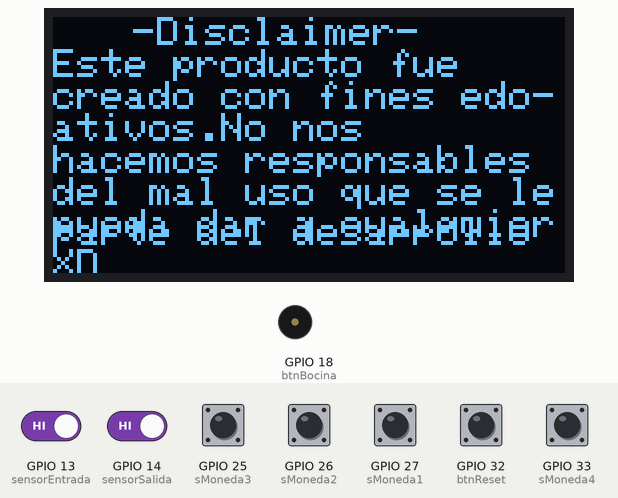
A program run on a simulated ESP32. On the bench: 128×64 one-colour display, buzzer (waves = sounding, pin HIGH). The inputs (shaded band) are chosen by the test bench; at power-on: GPIO 13 (sensorEntrada), GPIO 14 (sensorSalida), GPIO 25 (sMoneda3), GPIO 26 (sMoneda2), GPIO 27 (sMoneda1), GPIO 33 (sMoneda4) HIGH, GPIO 32 (btnReset) LOW. The display library's start-up logo is not drawn; random numbers use the default seed unless the program sets one; what the program prints to the serial monitor is not drawn.

Above: at 2.1 s.
At 11.3 s:
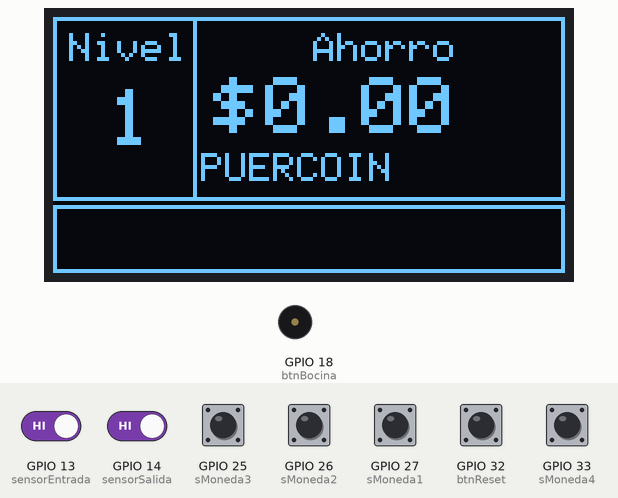
11.4 s: GPIO 32 (btnReset) pulled HIGH for 0.15 s
At 11.43 s:
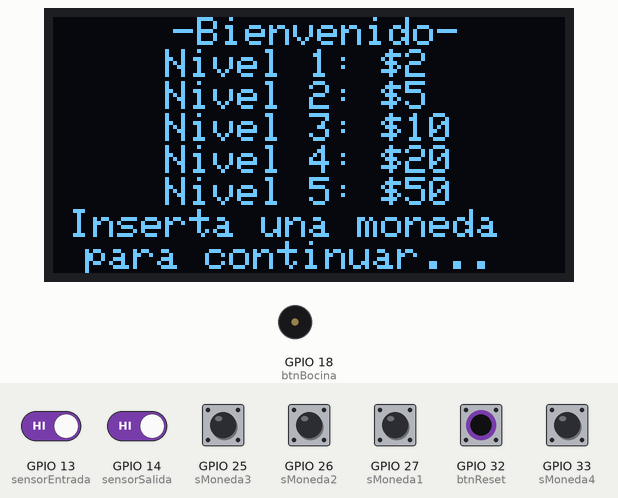
13.0 s: GPIO 13 (sensorEntrada) driven LOW
14.9 s: GPIO 14 (sensorSalida) driven LOW
At 15.2 s:
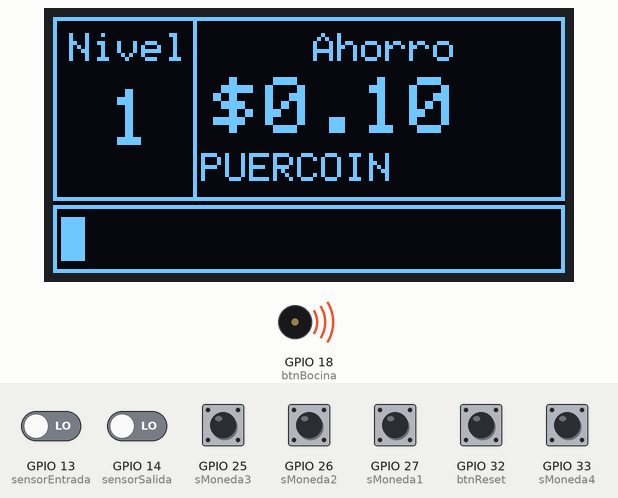
16.4 s: GPIO 32 (btnReset) pulled HIGH for 1 s
At 17.5 s:
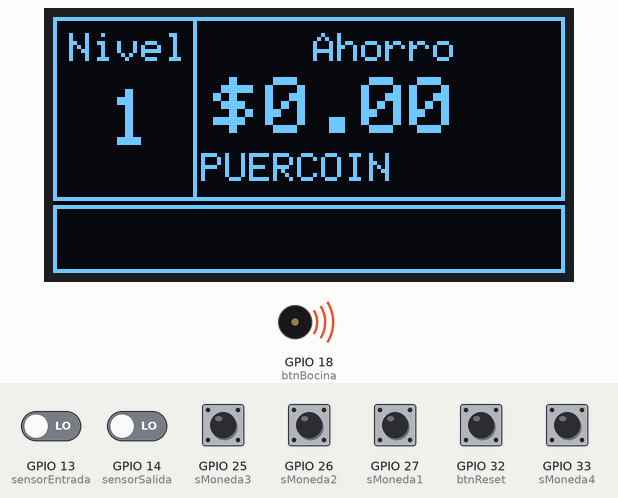
Timing chart, 0 to 19.4 s (numbered marks = the images above; inputs shaded):
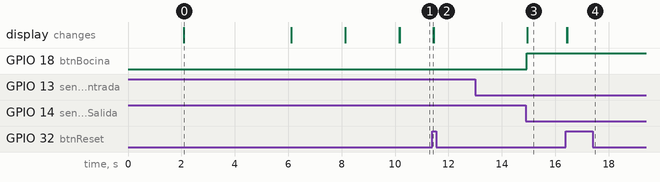

The program:

main.cpp
```cpp
#include <Arduino.h>
#include <Arduino.h>
#include <SPI.h>
#include <Wire.h>
#include <Adafruit_GFX.h>
#include <Adafruit_SSD1306.h>


#define SCREEN_WIDTH 128 // OLED display width, in pixels
#define SCREEN_HEIGHT 64 // OLED display height, in pixels

// Declaration for an SSD1306 display connected to I2C (SDA, SCL pins)
// The pins for I2C are defined by the Wire-library.
// On an arduino UNO:       A4(SDA), A5(SCL)
// On an arduino MEGA 2560: 20(SDA), 21(SCL)
// On an arduino LEONARDO:   2(SDA),  3(SCL), ...
#define OLED_RESET     -1 // Reset pin # (or -1 if sharing Arduino reset pin)
#define SCREEN_ADDRESS 0x3C ///< See datasheet for Address; 0x3D for 128x64, 0x3C for 128x32
Adafruit_SSD1306 display(SCREEN_WIDTH, SCREEN_HEIGHT, &Wire, OLED_RESET);

#define NUMFLAKES     10 // Number of snowflakes in the animation example

#define LOGO_HEIGHT   16
#define LOGO_WIDTH    16

#define XPOS   0 // Indexes into the 'icons' array in function below
#define YPOS   1
#define DELTAY 2

const unsigned char PROGMEM logo_bmp[] =
{ 0b00000000, 0b11000000,
  0b00000001, 0b11000000,
  0b00000001, 0b11000000,
  0b00000011, 0b11100000,
  0b11110011, 0b11100000,
  0b11111110, 0b11111000,
  0b01111110, 0b11111111,
  0b00110011, 0b10011111,
  0b00011111, 0b11111100,
  0b00001101, 0b01110000,
  0b00011011, 0b10100000,
  0b00111111, 0b11100000,
  0b00111111, 0b11110000,
  0b01111100, 0b11110000,
  0b01110000, 0b01110000,
  0b00000000, 0b00110000 };


void writeDisclaimer(void){
  display.setTextSize(1); //Draw 2X-scale text
  display.setTextColor(SSD1306_WHITE);
  display.setCursor(20,0);
  display.println("-Disclaimer-");

  display.setCursor(0,8);
  display.println("Este producto fue ");
  display.setCursor(0, 16);
  display.println("creado con fines edo-");
  display.setCursor(0, 24);
  display.println("ativos.No nos");
  display.setCursor(0, 32);
  display.println("hacemos responsables");
  display.setCursor(0, 40);
  display.println("del mal uso que se le");
  display.setCursor(0, 48);
  display.println("pueda dar a cualquier");
  display.setCursor(0, 50);
  display.println("parte del desarrollo XD");

  display.display();
  delay (4000);

  display.clearDisplay();
  display.setTextSize(1); // Draw 2X-scale text
  display.setTextColor (SSD1306_WHITE);

  display.setCursor(0, 8);
  display.println("Cualquier parecido");
  display.setCursor (0, 16);
  display.println("con algun personaje");
  display.setCursor(0, 24);
  display.println("ficticio es mera");
  display.setCursor (0, 32);
  display.println("coincidencia. =)");
  display.setCursor(0, 48);
  display.println("att: XD");

  display.display();
  delay (2000);
}

const unsigned char puercoin [] PROGMEM = {
	0x00, 0x00, 0x00, 0x00, 0x00, 0x00, 0x00, 0x00, 0x00, 0x00, 0x00, 0x00, 0x00, 0x00, 0x00, 0x00,
	0x00, 0x00, 0x00, 0x00, 0x00, 0x00, 0x00, 0x00, 0x00, 0x00, 0x00, 0x00, 0x00, 0x00, 0x00, 0x00,
	0x00, 0x00, 0x00, 0x00, 0x00, 0x00, 0x00, 0x00, 0x00, 0x00, 0x00, 0x00, 0x00, 0x00, 0x00, 0x00,
	0x00, 0x00, 0x00, 0x00, 0x00, 0x00, 0x00, 0x00, 0x00, 0x00, 0x00, 0x00, 0x00, 0x00, 0x00, 0x00,
	0x00, 0x00, 0x00, 0x00, 0x00, 0x00, 0x00, 0x00, 0x00, 0x00, 0x00, 0x00, 0x00, 0x00, 0x00, 0x00,
	0x00, 0x00, 0x00, 0x00, 0x00, 0x00, 0x00, 0x00, 0x00, 0x00, 0x00, 0x00, 0x00, 0x00, 0x00, 0x00,
	0x00, 0x00, 0x00, 0x00, 0x00, 0x00, 0x00, 0x00, 0x00, 0x00, 0x00, 0x00, 0x00, 0x00, 0x00, 0x00,
	0x00, 0x00, 0x00, 0x00, 0x00, 0x00, 0x00, 0x00, 0x00, 0x00, 0x00, 0x00, 0x00, 0x00, 0x00, 0x00,
	0x00, 0x00, 0x00, 0x00, 0x00, 0x00, 0x00, 0x00, 0x00, 0x00, 0x00, 0x00, 0x00, 0x00, 0x00, 0x00,
	0x01, 0xff, 0xf0, 0x00, 0x00, 0x01, 0xff, 0xf0, 0x00, 0x00, 0x00, 0x00, 0x00, 0x00, 0x00, 0x00,
	0x01, 0xff, 0xf0, 0x00, 0x00, 0x01, 0xff, 0xf0, 0x00, 0x00, 0x00, 0x00, 0x00, 0x00, 0x00, 0x00,
	0x01, 0xff, 0xff, 0xff, 0xff, 0xff, 0xff, 0xf0, 0x00, 0x00, 0x00, 0x00, 0x00, 0x00, 0x00, 0x00,
	0x01, 0xff, 0xff, 0xff, 0xff, 0xff, 0xff, 0xf0, 0x00, 0x00, 0x00, 0x00, 0x00, 0x00, 0x00, 0x00,
	0x01, 0xff, 0xff, 0xff, 0xff, 0xff, 0xff, 0xf0, 0x00, 0x00, 0x00, 0x00, 0x00, 0x00, 0x00, 0x00,
	0x01, 0xff, 0xff, 0xff, 0xff, 0xff, 0xff, 0xf0, 0x00, 0x00, 0x00, 0x00, 0x00, 0x00, 0x00, 0x00,
	0x01, 0xff, 0xff, 0xff, 0xff, 0xff, 0xff, 0xf0, 0x00, 0x00, 0x00, 0x00, 0x00, 0x00, 0x00, 0x00,
	0x01, 0xe0, 0x00, 0x78, 0x00, 0x00, 0x00, 0xf0, 0x00, 0x00, 0x00, 0x00, 0x00, 0x00, 0x00, 0x00,
	0x01, 0xe0, 0x00, 0x78, 0x00, 0x00, 0x00, 0xf0, 0x00, 0x00, 0x00, 0x00, 0x00, 0x00, 0x00, 0x00,
	0x01, 0xe0, 0x00, 0x78, 0x00, 0x00, 0x00, 0xf0, 0x00, 0x00, 0x00, 0x00, 0x00, 0x00, 0x00, 0x00,
	0x01, 0xe0, 0x00, 0x78, 0x00, 0x00, 0x00, 0xf0, 0x00, 0x00, 0x00, 0x00, 0x00, 0x00, 0x00, 0x00,
	0x01, 0xe0, 0x00, 0x78, 0x00, 0x00, 0x00, 0xf0, 0x00, 0x00, 0x00, 0x00, 0x00, 0x00, 0x00, 0x00,
	0x01, 0xe0, 0x00, 0x78, 0x00, 0x00, 0x00, 0xf0, 0x00, 0x00, 0x00, 0x00, 0x00, 0x00, 0x00, 0x00,
	0x01, 0xe0, 0x00, 0x00, 0x00, 0x00, 0x00, 0xf0, 0x00, 0x00, 0x00, 0x00, 0x00, 0x00, 0x00, 0x00,
	0x01, 0xe0, 0x00, 0x00, 0x00, 0x00, 0x00, 0xf0, 0x00, 0x00, 0x00, 0x00, 0x00, 0x00, 0x00, 0x00,
	0x01, 0xe0, 0x00, 0x00, 0x00, 0x00, 0x00, 0xf0, 0x00, 0x00, 0x00, 0x00, 0x00, 0x00, 0x00, 0x00,
	0x01, 0xe0, 0x00, 0x00, 0x00, 0x00, 0x00, 0xf0, 0x00, 0x00, 0x00, 0x00, 0x00, 0x00, 0x00, 0x00,
	0x01, 0xe0, 0x00, 0x00, 0x00, 0x00, 0x00, 0xf0, 0x00, 0x00, 0x00, 0x00, 0x00, 0x00, 0x00, 0x00,
	0x01, 0xff, 0xfc, 0x00, 0x00, 0x07, 0xff, 0xf0, 0x00, 0x00, 0x00, 0x00, 0x00, 0x00, 0x00, 0x00,
	0x01, 0xff, 0xfc, 0x00, 0x00, 0x07, 0xff, 0xf0, 0x00, 0x00, 0x00, 0x00, 0x00, 0x00, 0x00, 0x00,
	0x01, 0xff, 0xfc, 0x00, 0x00, 0x07, 0xff, 0xf0, 0x00, 0x00, 0x00, 0x00, 0x00, 0x00, 0x00, 0x00,
	0x01, 0xff, 0xfc, 0x00, 0x00, 0x07, 0xff, 0xf0, 0x00, 0x00, 0x00, 0x00, 0x00, 0x00, 0x00, 0x00,
	0x01, 0xf0, 0x00, 0x00, 0x00, 0x00, 0x00, 0xf0, 0x00, 0x00, 0x00, 0x00, 0x00, 0x00, 0x00, 0x00,
	0x01, 0xe0, 0x00, 0x00, 0x00, 0x00, 0x00, 0xf0, 0x00, 0x00, 0x00, 0x00, 0x00, 0x00, 0x00, 0x00,
	0x01, 0xe0, 0x00, 0x00, 0x00, 0x00, 0x00, 0xf0, 0x00, 0x00, 0x00, 0x00, 0x00, 0x00, 0x00, 0x00,
	0x01, 0xe0, 0x00, 0x7f, 0xff, 0xe0, 0x00, 0xf0, 0x00, 0x00, 0x00, 0x00, 0x00, 0x00, 0x00, 0x00,
	0x01, 0xe0, 0x00, 0x7f, 0xff, 0xe0, 0x00, 0xf0, 0x00, 0x00, 0x00, 0x00, 0x00, 0x00, 0x00, 0x00,
	0x01, 0xe0, 0x00, 0x7f, 0xff, 0xe0, 0x00, 0xf0, 0x00, 0x00, 0x00, 0x00, 0x00, 0x00, 0x00, 0x00,
	0x01, 0xe0, 0x00, 0x7f, 0xff, 0xc0, 0x00, 0xf0, 0x00, 0x00, 0x00, 0x00, 0x00, 0x00, 0x00, 0x00,
	0x01, 0xe0, 0x00, 0x1f, 0xff, 0x00, 0x00, 0xf0, 0x00, 0x00, 0x00, 0x00, 0x00, 0x00, 0x00, 0x00,
	0x01, 0xe0, 0x00, 0x1f, 0xff, 0x00, 0x00, 0xf0, 0x00, 0x00, 0x00, 0x00, 0x00, 0x00, 0x00, 0x00,
	0x01, 0xe0, 0x00, 0x1f, 0xff, 0x00, 0x00, 0xf0, 0x00, 0x00, 0x00, 0x00, 0x00, 0x00, 0x00, 0x00,
	0x01, 0xe0, 0x00, 0x1f, 0xff, 0x00, 0x00, 0xf0, 0x00, 0x00, 0x00, 0x00, 0x00, 0x00, 0x00, 0x00,
	0x01, 0xe0, 0x00, 0x7f, 0xff, 0xc0, 0x00, 0xf0, 0x00, 0x00, 0x00, 0x00, 0x00, 0x00, 0x00, 0x00,
	0x01, 0xe0, 0x00, 0x7f, 0xff, 0xc0, 0x00, 0xf0, 0x00, 0x00, 0x00, 0x00, 0x00, 0x00, 0x00, 0x00,
	0x01, 0xe0, 0x00, 0x7f, 0xff, 0xc0, 0x00, 0xf0, 0x00, 0x00, 0x00, 0x00, 0x00, 0x00, 0x00, 0x00,
	0x01, 0xe0, 0x00, 0x7f, 0xff, 0xe0, 0x00, 0xf0, 0x00, 0x00, 0x00, 0x00, 0x00, 0x00, 0x00, 0x00,
	0x01, 0xe0, 0x00, 0x7f, 0xff, 0xe0, 0x00, 0xf0, 0x00, 0x00, 0x00, 0x00, 0x00, 0x00, 0x00, 0x00,
	0x01, 0xe0, 0x00, 0x00, 0x00, 0x00, 0x00, 0xf0, 0x00, 0x00, 0x00, 0x00, 0x00, 0x00, 0x00, 0x00,
	0x01, 0xe0, 0x00, 0x00, 0x00, 0x00, 0x00, 0xf0, 0x00, 0x00, 0x00, 0x00, 0x00, 0x00, 0x00, 0x00,
	0x01, 0xe0, 0x00, 0x00, 0x00, 0x00, 0x00, 0xf0, 0x00, 0x00, 0x00, 0x00, 0x00, 0x00, 0x00, 0x00,
	0x01, 0xe0, 0x00, 0x00, 0x00, 0x00, 0x00, 0xf0, 0x00, 0x00, 0x00, 0x00, 0x00, 0x00, 0x00, 0x00,
	0x01, 0xff, 0xff, 0xff, 0xff, 0xff, 0xff, 0xf0, 0x00, 0x00, 0x00, 0x00, 0x00, 0x00, 0x00, 0x00,
	0x01, 0xff, 0xff, 0xff, 0xff, 0xff, 0xff, 0xf0, 0x00, 0x00, 0x00, 0x00, 0x00, 0x00, 0x00, 0x00,
	0x01, 0xff, 0xff, 0xff, 0xff, 0xff, 0xff, 0xf0, 0x00, 0x00, 0x00, 0x00, 0x00, 0x00, 0x00, 0x00,
	0x00, 0xff, 0xff, 0xff, 0xff, 0xff, 0xff, 0xe0, 0x00, 0x00, 0x00, 0x00, 0x00, 0x00, 0x00, 0x00,
	0x00, 0x7f, 0xff, 0xff, 0xff, 0xff, 0xff, 0xc0, 0x00, 0x00, 0x00, 0x00, 0x00, 0x00, 0x00, 0x00,
	0x00, 0x00, 0x00, 0x00, 0x00, 0x00, 0x00, 0x00, 0x00, 0x00, 0x00, 0x00, 0x00, 0x00, 0x00, 0x00,
	0x00, 0x00, 0x00, 0x00, 0x00, 0x00, 0x00, 0x00, 0x00, 0x00, 0x00, 0x00, 0x00, 0x00, 0x00, 0x00,
	0x00, 0x00, 0x00, 0x00, 0x00, 0x00, 0x00, 0x00, 0x00, 0x00, 0x00, 0x00, 0x00, 0x00, 0x00, 0x00,
	0x00, 0x00, 0x00, 0x00, 0x00, 0x00, 0x00, 0x00, 0x00, 0x00, 0x00, 0x00, 0x00, 0x00, 0x00, 0x00,
	0x00, 0x00, 0x00, 0x00, 0x00, 0x00, 0x00, 0x00, 0x00, 0x00, 0x00, 0x00, 0x00, 0x00, 0x00, 0x00,
	0x00, 0x00, 0x00, 0x00, 0x00, 0x00, 0x00, 0x00, 0x00, 0x00, 0x00, 0x00, 0x00, 0x00, 0x00, 0x00,
	0x00, 0x00, 0x00, 0x00, 0x00, 0x00, 0x00, 0x00, 0x00, 0x00, 0x00, 0x00, 0x00, 0x00, 0x00, 0x00,
	0x00, 0x00, 0x00, 0x00, 0x00, 0x00, 0x00, 0x00, 0x00, 0x00, 0x00, 0x00, 0x00, 0x00, 0x00, 0x00,
	0x00, 0x00, 0x00, 0x00, 0x00, 0x00, 0x00, 0x00, 0x00, 0x00, 0x00, 0x00, 0x00, 0x00, 0x00, 0x00,
	0x00, 0x00, 0x00, 0x00, 0x00, 0x00, 0x00, 0x00, 0x00, 0x00, 0x00, 0x00, 0x00, 0x00, 0x00, 0x00,
	0x00, 0x00, 0x00, 0x00, 0x00, 0x00, 0x00, 0x00, 0x00, 0x00, 0x00, 0x00, 0x00, 0x00, 0x00, 0x00,
	0x00, 0x00, 0x00, 0x00, 0x00, 0x00, 0x00, 0x00, 0x00, 0x00, 0x00, 0x00, 0x00, 0x00, 0x00, 0x00
};

// Array of all bitmaps for convenience. (Total bytes used to store images in PROGMEM = 400)


// Array of all bitmaps for convenience. (Total bytes used to store images in PROGMEM = 400)
const int epd_bitmap_allArray_LEN = 2;
const unsigned char* epd_bitmap_allArray[2] = {
	puercoin
};


void drawbitmapUMG (void) { //testdrawbitmap
display.clearDisplay();

  display.drawBitmap(
    (display.width()  - LOGO_WIDTH ) / 2,
    (display.height() - LOGO_HEIGHT) / 2,
    logo_bmp, LOGO_WIDTH, LOGO_HEIGHT, 1);
  display.display();
  delay(1000);
}

void drawLogoPuercoin(void) {
display.clearDisplay();
display.drawBitmap (0,0, puercoin, 128, 64, 1);
display.display();
delay(2000);
}

void drawintro(void){
display.clearDisplay();
display.setTextSize(1); // Draw 2X-scale text
display.setTextColor (SSD1306_WHITE);
display.setCursor (30, 0);
display.println("-Bienvenido-");

display.setTextSize(1);
display.setCursor (28, 8);
display.println("Nivel 1: $2");

display.setTextSize(1);
display.setCursor (28, 16);
display.println("Nivel 2: $5");

display.setTextSize(1);
display.setCursor (28, 24);
display.println("Nivel 3: $10");

display.setTextSize(1);
display.setCursor (28, 32);
display.println("Nivel 4: $20");

display.setTextSize(1);
display.setCursor(28, 40);
display.println("Nivel 5: $50");

display.setTextSize(1); // Draw 2X-scale text
display.setTextColor (SSD1306_WHITE);
display.setCursor(4, 48);
display.println("Inserta una moneda");

display.setTextSize(1);
display.setCursor(2, 56);
display.println(" para continuar...");

display.display();
//delay(1000);
}

void animacionFinal (const uint8_t *bitmap, uint8_t w, uint8_t h) { //testanimate
  int8_t f, icons[NUMFLAKES][3];

  // Initialize 'snowflake' positions
  for(f=0; f< NUMFLAKES; f++) {
    icons[f][XPOS]   = random(1 - LOGO_WIDTH, display.width());
    icons[f][YPOS]   = -LOGO_HEIGHT;
    icons[f][DELTAY] = random(1, 6);
    Serial.print(F("x: "));
    Serial.print(icons[f][XPOS], DEC);
    Serial.print(F(" y: "));
    Serial.print(icons[f][YPOS], DEC);
    Serial.print(F(" dy: "));
    Serial.println(icons[f][DELTAY], DEC);
  }

  for(;;) { // Loop forever...
    display.clearDisplay(); // Clear the display buffer

    // Draw each snowflake:
    for(f=0; f< NUMFLAKES; f++) {
      display.drawBitmap(icons[f][XPOS], icons[f][YPOS], bitmap, w, h, SSD1306_WHITE);
    }

    display.display(); // Show the display buffer on the screen
    delay(200);        // Pause for 1/10 second

    // Then update coordinates of each flake...
    for(f=0; f< NUMFLAKES; f++) {
      icons[f][YPOS] += icons[f][DELTAY];
      // If snowflake is off the bottom of the screen...
      if (icons[f][YPOS] >= display.height()) {
        // Reinitialize to a random position, just off the top
        icons[f][XPOS]   = random(1 - LOGO_WIDTH, display.width());
        icons[f][YPOS]   = -LOGO_HEIGHT;
        icons[f][DELTAY] = random(1, 6);
      }
    }
  }
}


//Puerto para boton de RESET
const int btnReset = 32;

const int btnBocina=18;

//Puertos de entrada y salida del sensor
const int sensorEntrada = 13;
const int sensorSalida = 14;

//Puertos para diferenciar el tamaño de las monedas
const int sMoneda1 = 27; //Detecta moneda $1
const int sMoneda2 = 26; //Detecta moneda $2
const int sMoneda3 = 25; //Detecta moneda $5
const int sMoneda4 = 33; //Detecta moneda $10

//Variables para la cantidad de monedas por separado
int monCincuenta = 0;
int monUno = 0;
int monDos = 0;
int monCinco = 0;
int monDiez = 0;

int valorProgresBar =0;
int numeroNivel =1;
int metaNivel_actual =20;
int metaNivel_prev =0; //valor dinero

//Variable para la suma total de monedas
float dineroTotal = 0;
int monedasTotales = 0;

//Variables que se utilizan dentro de la interrupcion
bool senEntrada = LOW;
bool senSalida = HIGH;
volatile boolean monedaNueva = LOW;

//Guarda la leectura de los tamaños de monedas
boolean boolMoneda1 = LOW;
boolean boolMoneda2 = LOW;
boolean boolMoneda3 = LOW;
boolean boolMoneda4 = LOW;

//Funcion que se ejecuta cuando se inserta una moneda en el sensor
void Ext_INT_sensorEntrada(){
  senEntrada = HIGH;
  senSalida = LOW;
}

void Ext_INT_sMoneda1(){
  boolMoneda1 = HIGH;
}

void Ext_INT_sMoneda2(){
  boolMoneda2 = HIGH;
}

void Ext_INT_sMoneda3(){
  boolMoneda3 = HIGH;
}

void Ext_INT_sMoneda4(){
  boolMoneda4 = HIGH;
}

//Funcion que se ejecuta cuando sale la moneda del sensor
void Ext_INT_sensorSalida(){
  senEntrada = LOW;
  senSalida = HIGH;

}

void Ext_INT_reset(){
    monCincuenta = 0;
    monUno = 0;
    monDos = 0;
    monCinco = 0;
    monDiez = 0;


    //EEPROM.write(4, 0);
    //EEPROM.write(3, 0);
    //EEPROM.write(2, 0);
    //EEPROM.write(1, 0);
    //EEPROM.write(0, 0);
    //EEPROM.commit();

    //Cálculo de total de monedas y dinero
      monedasTotales = 0;
      dineroTotal = 0;

      Serial.print("$0.10:");
      Serial.print(monCincuenta);
      Serial.print("$0.05:");
      Serial.print(monUno);
      Serial.print("$0.25:");
      Serial.print(monDos);
      Serial.print(" $1:");
      Serial.print(monCinco);
      Serial.print("$0.50:");
      Serial.print(monDiez);
      Serial.print(" Total: $");
      Serial.print(dineroTotal);
      Serial.print(" Monedas:");
      Serial.print(monedasTotales);
      Serial.println();
  	  drawintro();
}

//Funcion para llenar Progress bar
void drawProgress(void){
  display.clearDisplay();
  display.drawRect (0, 0, 128, 46, SSD1306_WHITE);
  display.drawRect(0, 47, 128, 17, SSD1306_WHITE);
  display.drawLine (35, 0, 35, 44, SSD1306_WHITE);
  display.fillRect(2, 50, valorProgresBar, 11, WHITE);

  display.setTextSize(2); // Draw 2X-scale text
  display.setTextColor (SSD1306_WHITE);
  display.setCursor(53, 15);
  display.println(dineroTotal);
  display.setCursor(40, 15);
  display.println("$");
  display.setCursor (14, 18);
  display.println(numeroNivel);

  display.setTextSize(1);
  display.setCursor(4, 4);
  display.println("Nivel");
  display.setCursor (65, 4);
  display.println("Ahorro");
  display.setCursor (37, 34);
  display.println("PUERCOIN");

  display.display(); //Para que salga la imagen en el diplay
  delay(1);
}


//Asigna el valor de la moneda y lo almacena
void asignarValorMoneda(){
  if(boolMoneda1==HIGH){
    if(boolMoneda2==HIGH){
      if(boolMoneda3==HIGH){
        if(boolMoneda4==HIGH){
          monDiez = monDiez + 1;
        }else{
          monCinco = monCinco + 1;
        }
      }else{
        monDos = monDos + 1;
      }
    }else{
      monUno = monUno + 1;
    }
  }else{
    monCincuenta = monCincuenta + 1;
  }
  //Resetea los valores de los sensores para leer otra moneda
  boolMoneda1 = LOW;
  boolMoneda2 = LOW;
  boolMoneda3 = LOW;
  boolMoneda4 = LOW;
}


//Configuracion inicial
void setup() {
  Serial.begin(115200);

  // SSD1306_SWITCHCAPVCC = generate display voltage from 3.3V internally
  if(!display.begin(SSD1306_SWITCHCAPVCC, SCREEN_ADDRESS)) {
    Serial.println(F("SSD1306 allocation failed"));
    for(;;); // Don't proceed, loop forever
  }

  // Show initial display buffer contents on the screen --
  // the library initializes this with an Adafruit splash screen.
  display.display();
  delay(2000); // Pause for 2 seconds

  display.clearDisplay();

  writeDisclaimer();
  drawLogoPuercoin();
  drawintro();

  pinMode(sensorEntrada,INPUT_PULLUP);
  pinMode(sensorSalida,INPUT_PULLUP);
  pinMode(sMoneda1,INPUT_PULLUP);
  pinMode(sMoneda2,INPUT_PULLUP);
  pinMode(sMoneda3,INPUT_PULLUP);
  pinMode(sMoneda4,INPUT_PULLUP);
  pinMode(btnReset,INPUT_PULLDOWN);
  pinMode(btnBocina,OUTPUT);

  attachInterrupt(sensorEntrada, Ext_INT_sensorEntrada, FALLING);
  attachInterrupt(sensorSalida, Ext_INT_sensorSalida, FALLING);
  attachInterrupt(sMoneda1, Ext_INT_sMoneda1, FALLING);
  attachInterrupt(sMoneda2, Ext_INT_sMoneda2, FALLING);
  attachInterrupt(sMoneda3, Ext_INT_sMoneda3, FALLING);
  attachInterrupt(sMoneda4, Ext_INT_sMoneda4, FALLING);
  attachInterrupt(btnReset, Ext_INT_reset, RISING);

}

//Bucle repetitivo
void loop() {
 /*
     Serial.print("Sensor entrada... \t");
     Serial.print(String(senEntrada));
     Serial.print(" \t Sensor salida... \t");
     Serial.println(String(senSalida));
     Serial.print(" \t Moneda1 \t");
     Serial.println(String(boolMoneda1));
     Serial.print(" \t Moneda2 \t");
     Serial.println(String(boolMoneda2));
     Serial.print(" \t Moneda3 \t");
     Serial.println(String(boolMoneda3));
     Serial.print(" \t Moneda4 \t");
     Serial.println(String(boolMoneda4));
     Serial.print(" \t boton \t");
     if(btnReset == HIGH)
      Serial.println(String(1));
     else
      Serial.println(String(0));

  delay(1000);
   */
  //Verifica la entrada de una moneda
  if (senEntrada == HIGH && senSalida == LOW){
    monedaNueva = HIGH;
    //digitalWrite(btnBocina,LOW);
    Serial.println("Sensando Moneda...");
    //leerValorMonedas();
  }

  //Verifica que haya salido la moneda
  if (senEntrada == LOW && senSalida == HIGH){

    //Pregunta si tenemos una moneda nueva y determina su valor
    if (monedaNueva == HIGH){
      asignarValorMoneda();
      digitalWrite(btnBocina, LOW);
      delay (5);
      digitalWrite(btnBocina, HIGH);
      monedaNueva = LOW;

      //Cálculo de total de monedas y dinero
      monedasTotales = monCincuenta + monUno + monDos + monCinco + monDiez;
      dineroTotal = (monCincuenta*0.10)+(monUno*0.05)+(monDos*0.25)+(monCinco*1)+(monDiez*0.50);

      Serial.print("$0.10:");
      Serial.print(monCincuenta);
      Serial.print("$0.05:");
      Serial.print(monUno);
      Serial.print("$0.25:");
      Serial.print(monDos);
      Serial.print(" $1:");
      Serial.print(monCinco);
      Serial.print("$0.50:");
      Serial.print(monDiez);
      Serial.print("  Total: $");
      Serial.print(dineroTotal);
      Serial.print(" Monedas:");
      Serial.print(monedasTotales);
      Serial.println();

    //Guardar en numeroNivel y valorProgresBar

    }
  }
 /*
  if(digitalRead(btnReset) == HIGH){

    monCincuenta = 0;
    monUno = 0;
    monDos = 0;
    monCinco = 0;
    monDiez = 0;


    //EEPROM.write(4, 0);
    //EEPROM.write(3, 0);
    //EEPROM.write(2, 0);
    //EEPROM.write(1, 0);
    //EEPROM.write(0, 0);
    //EEPROM.commit();

    //Cálculo de total de monedas y dinero
      monedasTotales = 0;
      dineroTotal = 0;

      Serial.print("$0.5:");
      Serial.print(monCincuenta);
      Serial.print(" $1:");
      Serial.print(monUno);
      Serial.print(" $2:");
      Serial.print(monDos);
      Serial.print(" $5:");
      Serial.print(monCinco);
      Serial.print(" $10:");
      Serial.print(monDiez);
      Serial.print(" Total: $");
      Serial.print(dineroTotal);
      Serial.print(" Monedas:");
      Serial.print(monedasTotales);
      Serial.println();
  	  drawintro();
}
*/ //Esto esta en Ext_INT_reset

  //Revisa que no se haya presionado el boton de RESET
  //"Nivel 1: $2"
  //"Nivel 2: $5"
  //"Nivel 3: $10"
  //"Nivel 4: $20"
  //"Nivel 5: $50"

  valorProgresBar =128 * (dineroTotal-metaNivel_prev)/(metaNivel_actual-metaNivel_prev);

  if (dineroTotal>=50){
    numeroNivel=6;
    animacionFinal(logo_bmp, LOGO_WIDTH, LOGO_HEIGHT);
  }else if (dineroTotal>=20){
    numeroNivel=5;
    metaNivel_prev=20;
    metaNivel_actual=50;
    drawProgress();
  }else if (dineroTotal>=10){
    numeroNivel=4;
    metaNivel_prev=10;
    metaNivel_actual=20;
    drawProgress();
  }else if (dineroTotal>=5){
    numeroNivel=3;
    metaNivel_prev=5;
    metaNivel_actual=10;
    drawProgress();
  }else if (dineroTotal>=2){
    numeroNivel=2;
    metaNivel_prev=2;
    metaNivel_actual=5;
    drawProgress();
  }else{
    numeroNivel=1;
    metaNivel_prev=0;
    metaNivel_actual=2;
    drawProgress();
  }

}
```

Measured:
- after the input at 11.4 s, the display: changes at once (image 2)
- after the input at 13.0 s, every drawn part: stays the same
- after the input at 14.9 s, GPIO 18 (btnBocina): LOW → HIGH at once; the display: changes after 0.05 s (image 3)
- after the input at 16.4 s, the display: first changes at once (image 4 shows a later state)
- what the display in image 0 shows lasts 4.0 s, from 2.1 s to 6.1 s
